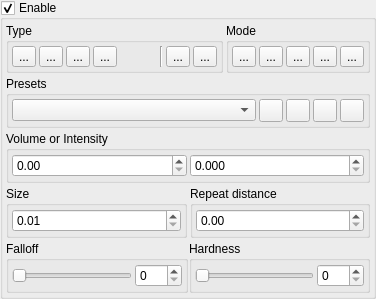
            <widget class="GroupBox" name="SculptEditMode">
             <property name="title">
              <string>Enable</string>
             </property>
             <property name="checkable">
              <bool>true</bool>
             </property>
             <property name="checked">
              <bool>true</bool>
             </property>
             <layout class="QGridLayout" name="gridLayout_19">
              <property name="leftMargin">
               <number>3</number>
              </property>
              <property name="topMargin">
               <number>3</number>
              </property>
              <property name="rightMargin">
               <number>3</number>
              </property>
              <property name="bottomMargin">
               <number>3</number>
              </property>
              <property name="spacing">
               <number>3</number>
              </property>
              <item row="0" column="1" colspan="2">
               <widget class="GroupBox" name="groupBox_17">
                <property name="title">
                 <string>Type</string>
                </property>
                <layout class="QGridLayout" name="gridLayout_25">
                 <property name="leftMargin">
                  <number>3</number>
                 </property>
                 <property name="topMargin">
                  <number>3</number>
                 </property>
                 <property name="rightMargin">
                  <number>3</number>
                 </property>
                 <property name="bottomMargin">
                  <number>3</number>
                 </property>
                 <property name="spacing">
                  <number>3</number>
                 </property>
                 <item row="0" column="5">
                  <widget class="Line" name="line">
                   <property name="orientation">
                    <enum>Qt::Vertical</enum>
                   </property>
                  </widget>
                 </item>
                 <item row="0" column="8">
                  <widget class="QToolButton" name="SculptRedo">
                   <property name="toolTip">
                    <string>Redo</string>
                   </property>
                   <property name="text">
                    <string>...</string>
                   </property>
                   <property name="icon">
                    <iconset resource="geditor.qrc">
                     <normaloff>:/Resources/MetroStyle/redo.png</normaloff>:/Resources/MetroStyle/redo.png</iconset>
                   </property>
                  </widget>
                 </item>
                 <item row="0" column="7">
                  <widget class="QToolButton" name="SculptUndo">
                   <property name="toolTip">
                    <string>Undo</string>
                   </property>
                   <property name="text">
                    <string>...</string>
                   </property>
                   <property name="icon">
                    <iconset resource="geditor.qrc">
                     <normaloff>:/Resources/MetroStyle/undo.png</normaloff>:/Resources/MetroStyle/undo.png</iconset>
                   </property>
                  </widget>
                 </item>
                 <item row="0" column="0">
                  <widget class="QToolButton" name="SculptTypeSculptPositive">
                   <property name="toolTip">
                    <string>Positive</string>
                   </property>
                   <property name="text">
                    <string>...</string>
                   </property>
                   <property name="icon">
                    <iconset resource="geditor.qrc">
                     <normaloff>:/Resources/MetroStyle/up1.png</normaloff>:/Resources/MetroStyle/up1.png</iconset>
                   </property>
                   <property name="checkable">
                    <bool>true</bool>
                   </property>
                   <property name="autoExclusive">
                    <bool>true</bool>
                   </property>
                  </widget>
                 </item>
                 <item row="0" column="2">
                  <widget class="QToolButton" name="SculptTypeSmooth">
                   <property name="toolTip">
                    <string>Smooth</string>
                   </property>
                   <property name="text">
                    <string>...</string>
                   </property>
                   <property name="icon">
                    <iconset resource="geditor.qrc">
                     <normaloff>:/Resources/MetroStyle/record.png</normaloff>:/Resources/MetroStyle/record.png</iconset>
                   </property>
                   <property name="checkable">
                    <bool>true</bool>
                   </property>
                   <property name="autoExclusive">
                    <bool>true</bool>
                   </property>
                  </widget>
                 </item>
                 <item row="0" column="1">
                  <widget class="QToolButton" name="SculptTypeSculptNegative">
                   <property name="toolTip">
                    <string>Negative</string>
                   </property>
                   <property name="text">
                    <string>...</string>
                   </property>
                   <property name="icon">
                    <iconset resource="geditor.qrc">
                     <normaloff>:/Resources/MetroStyle/down1.png</normaloff>:/Resources/MetroStyle/down1.png</iconset>
                   </property>
                   <property name="checkable">
                    <bool>true</bool>
                   </property>
                   <property name="autoExclusive">
                    <bool>true</bool>
                   </property>
                  </widget>
                 </item>
                 <item row="0" column="3">
                  <widget class="QToolButton" name="SculptTypeFlat">
                   <property name="toolTip">
                    <string>Flat</string>
                   </property>
                   <property name="text">
                    <string>...</string>
                   </property>
                   <property name="icon">
                    <iconset resource="geditor.qrc">
                     <normaloff>:/Resources/MetroStyle/eraser.png</normaloff>:/Resources/MetroStyle/eraser.png</iconset>
                   </property>
                   <property name="checkable">
                    <bool>true</bool>
                   </property>
                   <property name="autoExclusive">
                    <bool>true</bool>
                   </property>
                  </widget>
                 </item>
                 <item row="0" column="4">
                  <spacer name="horizontalSpacer">
                   <property name="orientation">
                    <enum>Qt::Horizontal</enum>
                   </property>
                   <property name="sizeHint" stdset="0">
                    <size>
                     <width>40</width>
                     <height>20</height>
                    </size>
                   </property>
                  </spacer>
                 </item>
                </layout>
               </widget>
              </item>
              <item row="0" column="3">
               <widget class="GroupBox" name="groupBox_24">
                <property name="title">
                 <string>Mode</string>
                </property>
                <layout class="QGridLayout" name="gridLayout_29">
                 <property name="leftMargin">
                  <number>3</number>
                 </property>
                 <property name="topMargin">
                  <number>3</number>
                 </property>
                 <property name="rightMargin">
                  <number>3</number>
                 </property>
                 <property name="bottomMargin">
                  <number>3</number>
                 </property>
                 <property name="spacing">
                  <number>3</number>
                 </property>
                 <item row="0" column="3">
                  <widget class="QToolButton" name="SculptModeMaskR">
                   <property name="toolTip">
                    <string>R</string>
                   </property>
                   <property name="text">
                    <string>...</string>
                   </property>
                   <property name="icon">
                    <iconset resource="geditor.qrc">
                     <normaloff>:/Resources/MetroStyle/brush-24.png</normaloff>:/Resources/MetroStyle/brush-24.png</iconset>
                   </property>
                   <property name="checkable">
                    <bool>true</bool>
                   </property>
                   <property name="autoExclusive">
                    <bool>true</bool>
                   </property>
                  </widget>
                 </item>
                 <item row="0" column="5">
                  <widget class="QToolButton" name="SculptModeMaskB">
                   <property name="toolTip">
                    <string>B</string>
                   </property>
                   <property name="text">
                    <string>...</string>
                   </property>
                   <property name="icon">
                    <iconset resource="geditor.qrc">
                     <normaloff>:/Resources/MetroStyle/brush-24.png</normaloff>:/Resources/MetroStyle/brush-24.png</iconset>
                   </property>
                   <property name="checkable">
                    <bool>true</bool>
                   </property>
                   <property name="autoExclusive">
                    <bool>true</bool>
                   </property>
                  </widget>
                 </item>
                 <item row="0" column="4">
                  <widget class="QToolButton" name="SculptModeMaskG">
                   <property name="toolTip">
                    <string>G</string>
                   </property>
                   <property name="text">
                    <string>...</string>
                   </property>
                   <property name="icon">
                    <iconset resource="geditor.qrc">
                     <normaloff>:/Resources/MetroStyle/brush-24.png</normaloff>:/Resources/MetroStyle/brush-24.png</iconset>
                   </property>
                   <property name="checkable">
                    <bool>true</bool>
                   </property>
                   <property name="autoExclusive">
                    <bool>true</bool>
                   </property>
                  </widget>
                 </item>
                 <item row="0" column="6">
                  <widget class="QToolButton" name="SculptModeMaskA">
                   <property name="toolTip">
                    <string>A</string>
                   </property>
                   <property name="text">
                    <string>...</string>
                   </property>
                   <property name="icon">
                    <iconset resource="geditor.qrc">
                     <normaloff>:/Resources/MetroStyle/brush-24.png</normaloff>:/Resources/MetroStyle/brush-24.png</iconset>
                   </property>
                   <property name="checkable">
                    <bool>true</bool>
                   </property>
                   <property name="autoExclusive">
                    <bool>true</bool>
                   </property>
                  </widget>
                 </item>
                 <item row="0" column="2">
                  <widget class="QToolButton" name="SculptModeHeight">
                   <property name="toolTip">
                    <string>Height</string>
                   </property>
                   <property name="text">
                    <string>...</string>
                   </property>
                   <property name="icon">
                    <iconset resource="geditor.qrc">
                     <normaloff>:/Resources/MetroStyle/pyramids.png</normaloff>:/Resources/MetroStyle/pyramids.png</iconset>
                   </property>
                   <property name="checkable">
                    <bool>true</bool>
                   </property>
                   <property name="autoExclusive">
                    <bool>true</bool>
                   </property>
                   <property name="toolButtonStyle">
                    <enum>Qt::ToolButtonIconOnly</enum>
                   </property>
                  </widget>
                 </item>
                </layout>
               </widget>
              </item>
              <item row="1" column="1" colspan="3">
               <widget class="GroupBox" name="groupBox_37">
                <property name="title">
                 <string>Presets</string>
                </property>
                <layout class="QGridLayout" name="gridLayout_48">
                 <property name="leftMargin">
                  <number>3</number>
                 </property>
                 <property name="topMargin">
                  <number>3</number>
                 </property>
                 <property name="rightMargin">
                  <number>3</number>
                 </property>
                 <property name="bottomMargin">
                  <number>3</number>
                 </property>
                 <property name="spacing">
                  <number>3</number>
                 </property>
                 <item row="0" column="3">
                  <widget class="QToolButton" name="SculptPresetRemove">
                   <property name="toolTip">
                    <string>Remove preset</string>
                   </property>
                   <property name="text">
                    <string/>
                   </property>
                   <property name="icon">
                    <iconset resource="geditor.qrc">
                     <normaloff>:/Resources/MetroStyle/minus.png</normaloff>:/Resources/MetroStyle/minus.png</iconset>
                   </property>
                  </widget>
                 </item>
                 <item row="0" column="0">
                  <widget class="QComboBox" name="SculptPresets">
                   <property name="toolTip">
                    <string>Presets</string>
                   </property>
                   <property name="statusTip">
                    <string/>
                   </property>
                  </widget>
                 </item>
                 <item row="0" column="4">
                  <widget class="QToolButton" name="SculptPresetAdd">
                   <property name="toolTip">
                    <string>Add preset</string>
                   </property>
                   <property name="text">
                    <string/>
                   </property>
                   <property name="icon">
                    <iconset resource="geditor.qrc">
                     <normaloff>:/Resources/MetroStyle/plus.png</normaloff>:/Resources/MetroStyle/plus.png</iconset>
                   </property>
                  </widget>
                 </item>
                 <item row="0" column="6">
                  <widget class="QToolButton" name="SculptPresetLoad">
                   <property name="toolTip">
                    <string>Load presets</string>
                   </property>
                   <property name="text">
                    <string/>
                   </property>
                   <property name="icon">
                    <iconset resource="geditor.qrc">
                     <normaloff>:/Resources/MetroStyle/file.png</normaloff>:/Resources/MetroStyle/file.png</iconset>
                   </property>
                  </widget>
                 </item>
                 <item row="0" column="5">
                  <widget class="QToolButton" name="SculptPresetSave">
                   <property name="toolTip">
                    <string>Save presets</string>
                   </property>
                   <property name="text">
                    <string/>
                   </property>
                   <property name="icon">
                    <iconset resource="geditor.qrc">
                     <normaloff>:/Resources/MetroStyle/save_as.png</normaloff>:/Resources/MetroStyle/save_as.png</iconset>
                   </property>
                  </widget>
                 </item>
                </layout>
               </widget>
              </item>
              <item row="4" column="1" colspan="3">
               <widget class="GroupBox" name="groupBox_8">
                <property name="title">
                 <string>Volume or Intensity</string>
                </property>
                <layout class="QGridLayout" name="gridLayout_13">
                 <property name="leftMargin">
                  <number>3</number>
                 </property>
                 <property name="topMargin">
                  <number>3</number>
                 </property>
                 <property name="rightMargin">
                  <number>3</number>
                 </property>
                 <property name="bottomMargin">
                  <number>3</number>
                 </property>
                 <property name="spacing">
                  <number>3</number>
                 </property>
                 <item row="1" column="0">
                  <widget class="DoubleSpinBox" name="SculptVolumeValue">
                   <property name="minimum">
                    <double>0.000000000000000</double>
                   </property>
                   <property name="maximum">
                    <double>1000000.000000000000000</double>
                   </property>
                   <property name="singleStep">
                    <double>0.010000000000000</double>
                   </property>
                  </widget>
                 </item>
                 <item row="1" column="1">
                  <widget class="DoubleSpinBox" name="SculptIntensity">
                   <property name="decimals">
                    <number>3</number>
                   </property>
                   <property name="minimum">
                    <double>0.000000000000000</double>
                   </property>
                   <property name="maximum">
                    <double>1.000000000000000</double>
                   </property>
                   <property name="singleStep">
                    <double>0.001000000000000</double>
                   </property>
                  </widget>
                 </item>
                </layout>
               </widget>
              </item>
              <item row="5" column="1" colspan="3">
               <layout class="QGridLayout" name="gridLayout_4">
                <property name="spacing">
                 <number>3</number>
                </property>
                <item row="0" column="0">
                 <widget class="GroupBox" name="groupBox_7">
                  <property name="title">
                   <string>Size</string>
                  </property>
                  <layout class="QGridLayout" name="gridLayout_12">
                   <property name="leftMargin">
                    <number>3</number>
                   </property>
                   <property name="topMargin">
                    <number>3</number>
                   </property>
                   <property name="rightMargin">
                    <number>3</number>
                   </property>
                   <property name="bottomMargin">
                    <number>3</number>
                   </property>
                   <property name="spacing">
                    <number>3</number>
                   </property>
                   <item row="1" column="0">
                    <widget class="DoubleSpinBox" name="SculptSizeValue">
                     <property name="minimum">
                      <double>0.010000000000000</double>
                     </property>
                     <property name="maximum">
                      <double>1000000.000000000000000</double>
                     </property>
                     <property name="singleStep">
                      <double>1.000000000000000</double>
                     </property>
                    </widget>
                   </item>
                  </layout>
                 </widget>
                </item>
                <item row="0" column="2">
                 <widget class="GroupBox" name="groupBox_9">
                  <property name="title">
                   <string>Repeat distance</string>
                  </property>
                  <layout class="QGridLayout" name="gridLayout_14">
                   <property name="leftMargin">
                    <number>3</number>
                   </property>
                   <property name="topMargin">
                    <number>3</number>
                   </property>
                   <property name="rightMargin">
                    <number>3</number>
                   </property>
                   <property name="bottomMargin">
                    <number>3</number>
                   </property>
                   <property name="spacing">
                    <number>3</number>
                   </property>
                   <item row="1" column="0">
                    <widget class="DoubleSpinBox" name="SculptRepeatDistanceValue">
                     <property name="maximum">
                      <double>1000000.000000000000000</double>
                     </property>
                     <property name="singleStep">
                      <double>1.000000000000000</double>
                     </property>
                    </widget>
                   </item>
                  </layout>
                 </widget>
                </item>
               </layout>
              </item>
              <item row="6" column="1" colspan="3">
               <layout class="QHBoxLayout" name="horizontalLayout">
                <property name="spacing">
                 <number>1</number>
                </property>
                <item>
                 <widget class="GroupBox" name="groupBox_10">
                  <property name="title">
                   <string>Falloff</string>
                  </property>
                  <layout class="QGridLayout" name="gridLayout_15">
                   <property name="leftMargin">
                    <number>3</number>
                   </property>
                   <property name="topMargin">
                    <number>3</number>
                   </property>
                   <property name="rightMargin">
                    <number>3</number>
                   </property>
                   <property name="bottomMargin">
                    <number>3</number>
                   </property>
                   <property name="spacing">
                    <number>3</number>
                   </property>
                   <item row="1" column="1">
                    <widget class="SpinBox" name="SculptFalloffValue">
                     <property name="minimum">
                      <number>0</number>
                     </property>
                     <property name="maximum">
                      <number>100</number>
                     </property>
                     <property name="value">
                      <number>0</number>
                     </property>
                    </widget>
                   </item>
                   <item row="1" column="0">
                    <widget class="QSlider" name="SculptFalloff">
                     <property name="minimum">
                      <number>0</number>
                     </property>
                     <property name="maximum">
                      <number>100</number>
                     </property>
                     <property name="orientation">
                      <enum>Qt::Horizontal</enum>
                     </property>
                    </widget>
                   </item>
                  </layout>
                 </widget>
                </item>
                <item>
                 <widget class="GroupBox" name="groupBox_12">
                  <property name="title">
                   <string>Hardness</string>
                  </property>
                  <layout class="QGridLayout" name="gridLayout_17">
                   <property name="leftMargin">
                    <number>3</number>
                   </property>
                   <property name="topMargin">
                    <number>3</number>
                   </property>
                   <property name="rightMargin">
                    <number>3</number>
                   </property>
                   <property name="bottomMargin">
                    <number>3</number>
                   </property>
                   <property name="spacing">
                    <number>3</number>
                   </property>
                   <item row="1" column="1">
                    <widget class="SpinBox" name="SculptHardnessValue">
                     <property name="minimum">
                      <number>0</number>
                     </property>
                     <property name="maximum">
                      <number>100</number>
                     </property>
                     <property name="value">
                      <number>0</number>
                     </property>
                    </widget>
                   </item>
                   <item row="1" column="0">
                    <widget class="QSlider" name="SculptHardness">
                     <property name="minimum">
                      <number>0</number>
                     </property>
                     <property name="maximum">
                      <number>100</number>
                     </property>
                     <property name="orientation">
                      <enum>Qt::Horizontal</enum>
                     </property>
                    </widget>
                   </item>
                  </layout>
                 </widget>
                </item>
               </layout>
              </item>
             </layout>
            </widget>
